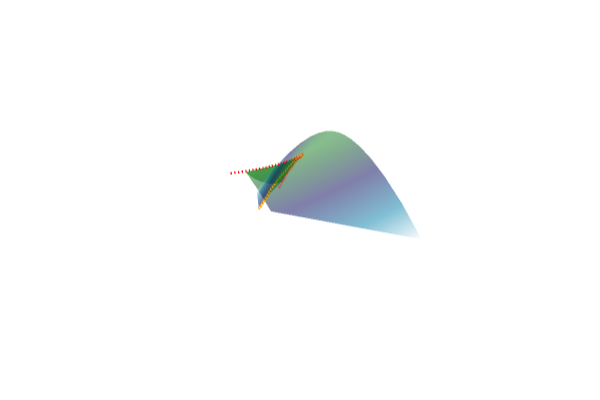

Write notebook code for a chart like this one.
### Markdown cell above
We move onto the curves. Using `!` will keep the existing graphics so we can draw on top of them!

### Code cell
plot3d!(swallowtail(-2*y.^2,y),
    line = (5, :dash),
    c = :orange)

# this is just to make it look better
y=-.45:.05:.45

plot3d!(swallowtail(-6*y.^2,y),
    line = (5, :dash),
    c = :red)

### Figure 1 — Plotly figure (JSON) as saved in the notebook; plotly's stock layout.template omitted (floating-point values rounded to 4 significant figures; data arrays with more than 128 entries replaced by an {"elided": "..."} marker saying what was removed)
{"data": [{"colorbar": {"title": ""}, "colorscale": {"elided": "100x2 mixed values"}, "hoverinfo": "none", "name": "y1", "opacity": null, "scene": "scene", "showlegend": false, "showscale": false, "type": "surface", "x": {"elided": "16x21 float values"}, "xaxis": "x", "y": {"elided": "16x21 float values"}, "yaxis": "y", "z": {"elided": "16x21 float values"}, "zaxis": "z", "zmax": 0.07948, "zmin": -1.512}, {"colorbar": {"title": ""}, "legendgroup": "y2", "line": {"color": "rgba(255, 165, 0, 1.000)", "dash": "dash", "shape": "linear", "width": 5}, "mode": "lines", "name": "y2", "scene": "scene", "showlegend": true, "type": "scatter3d", "x": [0, 0, 0, 0, 0, 0, 0, 0, 0, 0, 0, 0, 0, 0, 0, 0], "xaxis": "x", "y": [-1.125, -0.845, -0.605, -0.405, -0.245, -0.125, -0.045, -0.005, -0.005, -0.045, -0.125, -0.245, -0.405, -0.605, -0.845, -1.125], "yaxis": "y", "z": [-0.3164, -0.1785, -0.09151, -0.04101, -0.01501, -0.003906, -0.0005062, -6.25e-06, -6.25e-06, -0.0005062, -0.003906, -0.01501, -0.04101, -0.09151, -0.1785, -0.3164], "zaxis": "z", "zmax": 0.07948, "zmin": -1.512}, {"colorbar": {"title": ""}, "legendgroup": "y3", "line": {"color": "rgba(255, 0, 0, 1.000)", "dash": "dash", "shape": "linear", "width": 5}, "mode": "lines", "name": "y3", "scene": "scene", "showlegend": true, "type": "scatter3d", "x": [0.3645, 0.256, 0.1715, 0.108, 0.0625, 0.032, 0.0135, 0.004, 0.0005, 0, -0.0005, -0.004, -0.0135, -0.032, -0.0625, -0.108, -0.1715, -0.256, -0.3645], "xaxis": "x", "y": [-1.215, -0.96, -0.735, -0.54, -0.375, -0.24, -0.135, -0.06, -0.015, 0, -0.015, -0.06, -0.135, -0.24, -0.375, -0.54, -0.735, -0.96, -1.215], "yaxis": "y", "z": [0.123, 0.0768, 0.04502, 0.0243, 0.01172, 0.0048, 0.001519, 0.0003, 1.875e-05, 0, 1.875e-05, 0.0003, 0.001519, 0.0048, 0.01172, 0.0243, 0.04502, 0.0768, 0.123], "zaxis": "z", "zmax": 0.07948, "zmin": -1.512}], "layout": {"annotations": [], "height": 400, "margin": {"b": 20, "l": 0, "r": 0, "t": 20}, "paper_bgcolor": "rgba(255, 255, 255, 1.000)", "plot_bgcolor": "rgba(255, 255, 255, 1.000)", "scene": {"camera": {"eye": {"x": 1.126, "y": -1.95, "z": 1.3}}, "domain": {"x": [0.006562, 0.9934], "y": [0.009843, 0.9902]}, "xaxis": {"gridcolor": "rgba(0, 0, 0, 0.100)", "gridwidth": 0.5, "linecolor": "rgba(0, 0, 0, 1.000)", "mirror": false, "range": [-1.689, 1.689], "showgrid": true, "showline": false, "showticklabels": true, "tickangle": 0, "tickcolor": "rgb(0, 0, 0)", "tickfont": {"color": "rgba(0, 0, 0, 1.000)", "family": "sans-serif", "size": 11}, "tickmode": "array", "ticks": "inside", "ticktext": [], "tickvals": [], "title": "", "titlefont": {"color": "rgba(0, 0, 0, 1.000)", "family": "sans-serif", "size": 15}, "type": "-", "visible": false, "zeroline": false, "zerolinecolor": "rgba(0, 0, 0, 1.000)"}, "yaxis": {"gridcolor": "rgba(0, 0, 0, 0.100)", "gridwidth": 0.5, "linecolor": "rgba(0, 0, 0, 1.000)", "mirror": false, "range": [-1.281, 1.066], "showgrid": true, "showline": false, "showticklabels": true, "tickangle": 0, "tickcolor": "rgb(0, 0, 0)", "tickfont": {"color": "rgba(0, 0, 0, 1.000)", "family": "sans-serif", "size": 11}, "tickmode": "array", "ticks": "inside", "ticktext": [], "tickvals": [], "title": "", "titlefont": {"color": "rgba(0, 0, 0, 1.000)", "family": "sans-serif", "size": 15}, "type": "-", "visible": false, "zeroline": false, "zerolinecolor": "rgba(0, 0, 0, 1.000)"}, "zaxis": {"gridcolor": "rgba(0, 0, 0, 0.100)", "gridwidth": 0.5, "linecolor": "rgba(0, 0, 0, 1.000)", "mirror": false, "range": [-1.561, 0.1721], "showgrid": true, "showline": false, "showticklabels": true, "tickangle": 0, "tickcolor": "rgb(0, 0, 0)", "tickfont": {"color": "rgba(0, 0, 0, 1.000)", "family": "sans-serif", "size": 11}, "tickmode": "array", "ticks": "inside", "ticktext": [], "tickvals": [], "title": "", "titlefont": {"color": "rgba(0, 0, 0, 1.000)", "family": "sans-serif", "size": 15}, "type": "-", "visible": false, "zeroline": false, "zerolinecolor": "rgba(0, 0, 0, 1.000)"}}, "showlegend": false, "width": 600}}
